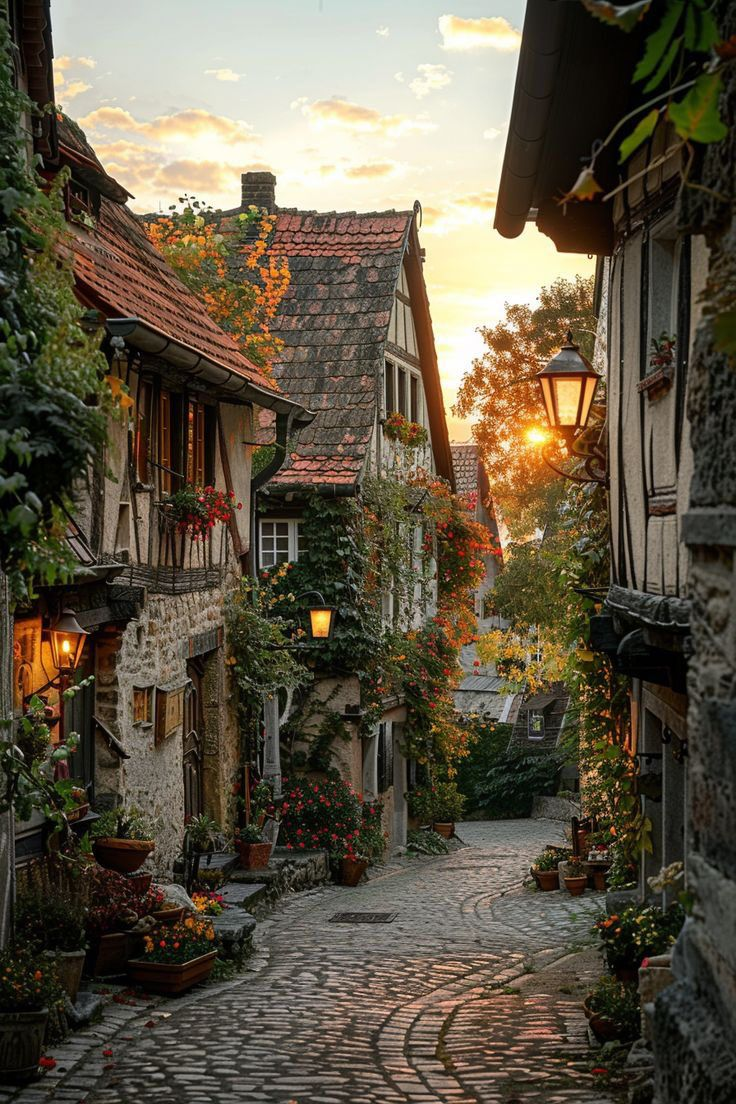
#> input picture opencv/photos/func.jpeg, 736 x 1104 px
$ python contour.py
#> lines starting #> are read from the running program, lines starting #| are printed output that depends on the picture; after the words box and inside, x2 and y2 are one past the last pixel; in counts of white or black regions, pixels touching at a corner belong together
#> further down, img is the input picture: shape (1104, 736, 3); mean B, G, R 67.8, 85.3, 94.5
### opencv/resize.py
import cv2 as cv

def rescaleFrame(frame, scale):
#> called with scale = 0.55
    width = int(frame.shape[1]*scale)
#> width = 404
    height = int(frame.shape[0]*scale)
#> height = 607
    dimensions = (width,height)
#> dimensions = (404, 607)

    return cv.resize(frame, dimensions, interpolation=cv.INTER_AREA)

### opencv/contour.py
# =============================================================
# CONTOUR DETECTION IN OPENCV
# =============================================================
import cv2 as cv
import sys
from resize import rescaleFrame

img = cv.imread('photos/func.jpeg')
cv.imshow('Origin image',img)
# Resizing the Image
resized_img = rescaleFrame(img,0.55)
cv.imshow("Resized Image", resized_img)

# Change the resized image from the BGR to Grayscale
gray = cv.cvtColor(resized_img,cv.COLOR_BGR2GRAY)
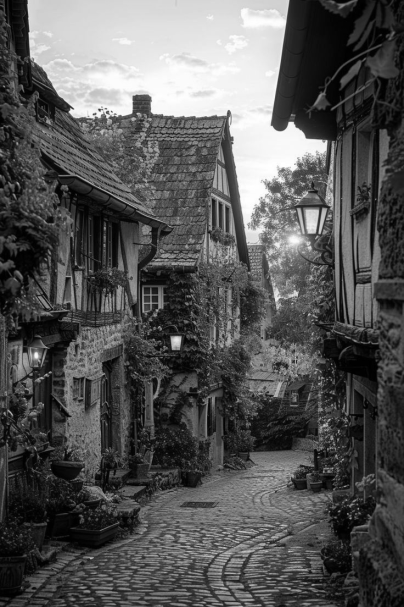
#> gray: shape (607, 404); min 0, max 255, mean 86
cv.imshow('GrayScale Image', gray)

# Blurring the grayscale image to remove noise using bilateral blurring technique
blur = cv.bilateralFilter(gray,5,15,15)
cv.imshow('Bilateral Image',blur)

# Contour detection using Canny edges
canny = cv.Canny(blur,125,185)
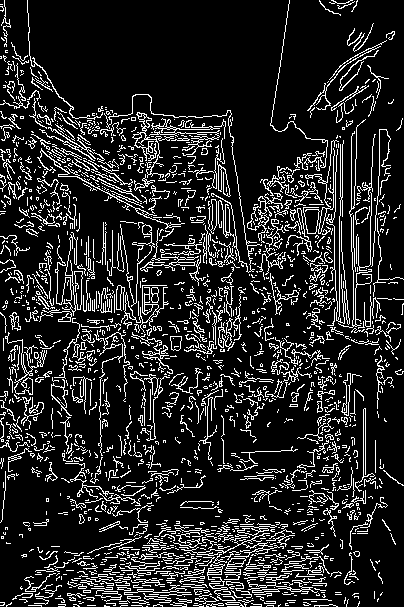
#> canny: shape (607, 404); 14.7% white in thin lines or dots
cv.imshow("Canny Image", canny)

contours, hierarchies = cv.findContours(canny,cv.RETR_LIST,cv.CHAIN_APPROX_NONE)
#> contours = 1999 contours, 1860 with area under 20; largest, box (x1, y1, x2, y2) and area: (247, 193, 283, 243) 334, (132, 112, 174, 179) 246, (121, 285, 169, 333) 235, (247, 201, 267, 230) 228, (51, 379, 72, 416) 224
print(f'{len(contours)} contour(s) found!')
#| 1999 contour(s) found!

# Contour detection using Binary Threshold
ret ,threshold = cv.threshold(gray,125,255,cv.THRESH_BINARY)
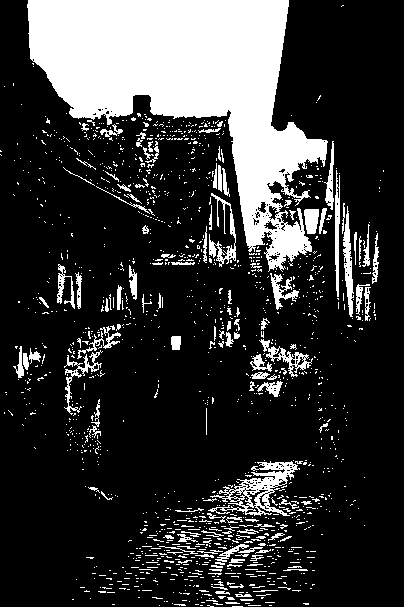
#> threshold: shape (607, 404); 21.1% white; 1423 white regions (1294 under 20 px), largest, box (x1, y1, x2, y2) and area: (27, 0, 328, 272) 35607, (208, 461, 300, 516) 1654, (343, 206, 354, 317) 586
cv.imshow('Threshold Image', threshold)

# contours, hierarchies = cv.findContours(threshold,cv.RETR_LIST,cv.CHAIN_APPROX_NONE)
# print(f'{len(contours)} contour(s) found!')


# =============================================================
# CONTOUR VISUALIZATION IN OPENCV
# =============================================================
import numpy as np
# Draw a blank image
blank = np.zeros(resized_img.shape,dtype='uint8')

cv.drawContours(blank,contours,-1,(0,0,255),1)
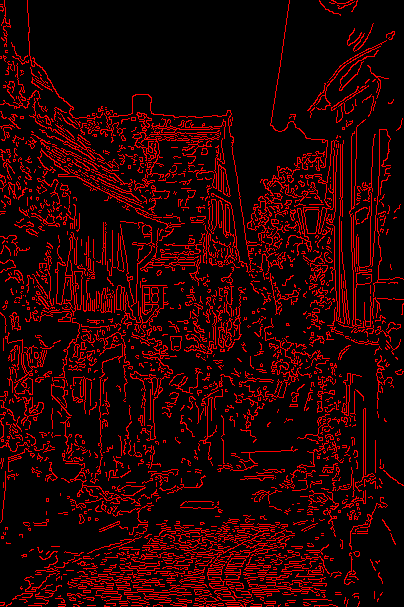
#> blank: shape (607, 404, 3); mean of channels 0, 1, 2 0, 0, 37.6; drawn as B, G, R
cv.imshow('Contours drawn',blank)

cv.waitKey(25000)

$ run again, with opencv/photos/Embrace Your True capacity_ A Dream of Self-Conviction.jpeg copied over opencv/photos/func.jpeg
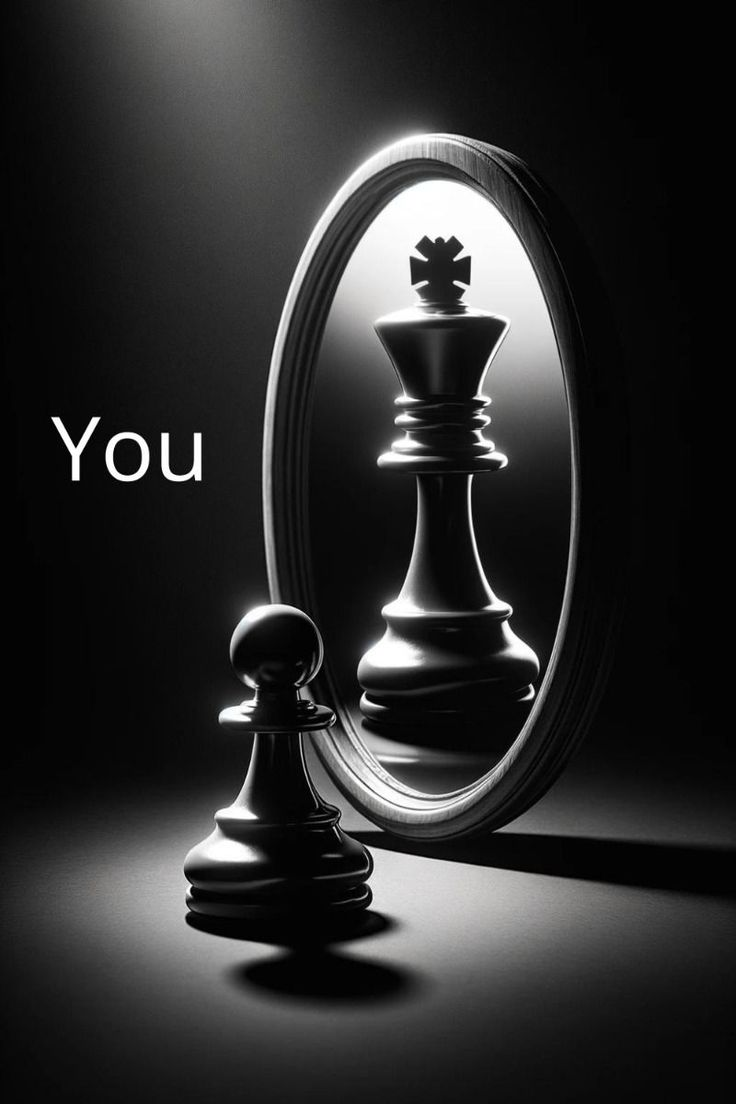
#> input picture opencv/photos/Embrace Your True capacity_ A Dream of Self-Conviction.jpeg, 736 x 1104 px
#> img is the input picture: shape (1104, 736, 3); mean B, G, R 44.2, 44.3, 44.3
#> `canny = cv.Canny(blur,125,185)`:
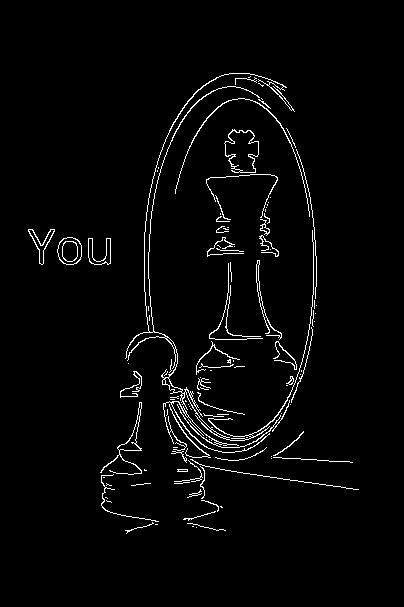
#> canny: shape (607, 404); 2.7% white in thin lines or dots, all inside (x1, y1, x2, y2) = (28, 73, 359, 534)
#> contours = 146 contours, 121 with area under 20; largest, box (x1, y1, x2, y2) and area: (224, 129, 259, 173) 1040, (224, 130, 259, 173) 990, (57, 237, 82, 265) 533, (57, 237, 82, 265) 515, (125, 73, 314, 441) 434
#| 146 contour(s) found!
#> threshold: shape (607, 404); 10% white; 58 white regions (33 under 20 px), largest, box (x1, y1, x2, y2) and area: (180, 99, 309, 223) 7541, (191, 465, 318, 532) 5110, (57, 452, 152, 536) 3273
#> `cv.drawContours(blank,contours,-1,(0,0,255),1)`:
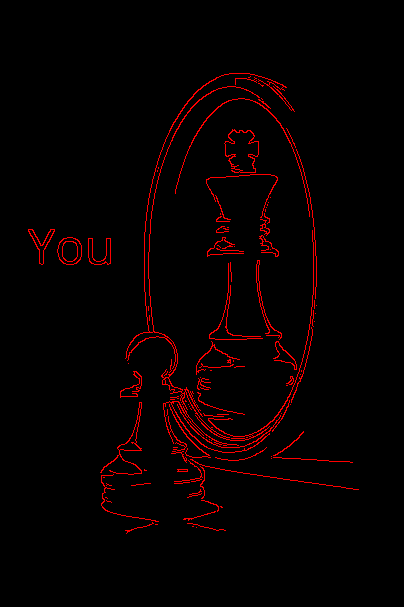
#> blank: shape (607, 404, 3); mean of channels 0, 1, 2 0, 0, 6.8; drawn as B, G, R
